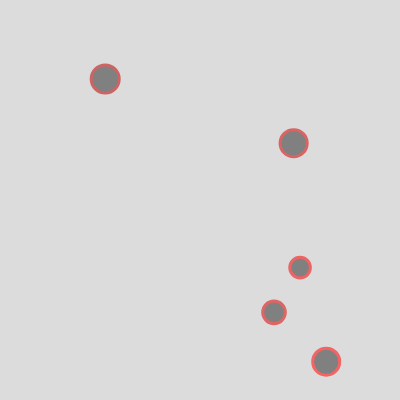
Frame 1 (no input)
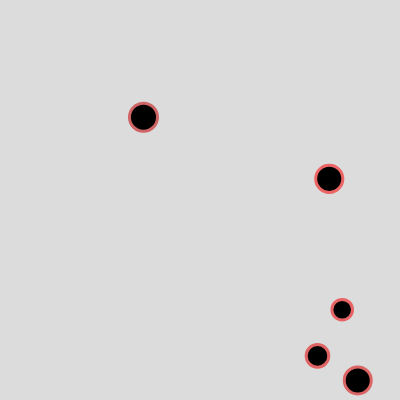
Frame 60 (no input)
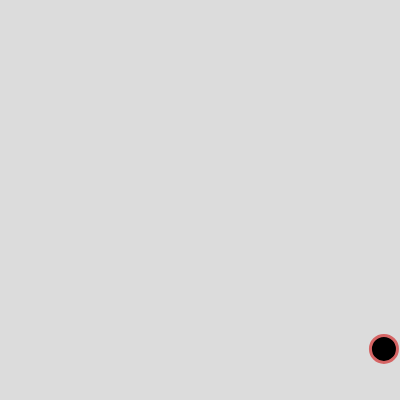
Frame 120 (the mouse pressed at the canvas centre since frame 60)

The p5.js sketch that drew these frames (run headless with seeded random() and noise() and a simulated clock; from frame 60 on, the mouse is pressed at the canvas centre):

// p5.js sketch
// ── sketch.js
// W6.4-3 DONE
// https://editor.p5js.org/benjamin.bergery/sketches/nFLHbUrSe

//Take Challenge and instead delete both balls when they come near each other. HINT: Beware of empty array positions! 

let bballs = [];

function setup() {
  createCanvas(400, 400);

  // fill array with new instances of Bball

  for (let indy = 0; indy < 5; indy++) {
    let bradius = random(10, 15);
    let bspeed = random(0.5, 1);
    let xstart = random(bradius, width - bradius);
    let ystart = random(bradius, height - bradius);
    bball = new Bball(xstart, ystart, bradius, bspeed);
    bballs.push(bball);
  }
}

function draw() {
  background(220);

  for (bball of bballs) {
    bball.bounceRandom();
    let gettingNear = false;
    for (let other of bballs) {
      if (bball !== other && bball.nearEnough(other)) {
        gettingNear = true;
        bballs.splice(bball,1);
        bballs.splice(other,1);
      }
    }
    
    // why after outer loop
    // not inner loop?
    if (gettingNear) {
      bball.changeColor('red');
    } else {
      bball.changeColor(0);
    }
  }
}

/*** CLASS ********************/

class Bball {
  constructor(x, y, r, bsp) {
    this.x = x;
    this.y = y;
    this.r = r;
    this.xsp = bsp; // xspeed
    this.ysp = bsp; // yspeed
    this.brightness = 128;
  }

  //*** new class functions ***//

  intersectsBool(other) {
    let d = dist(this.x, this.y, other.x, other.y);
    // return true;
    return this.r + other.r > d;
  }
  
  nearEnough(other) {
    let d = dist(this.x, this.y, other.x, other.y);
     // return false;
    return (this.r + other.r > d - 10);
  }

  changeColor(c) {
    this.brightness = c;
  }

  //*** old class functions ***//

  // meta function inside class
  bounceRandom() {
    this.move();
    this.show();
  }

  show() {
    stroke(random(200, 250), 100, 100);
    strokeWeight(3);
    // noFill();
    fill(this.brightness);
    ellipse(this.x, this.y, this.r * 2);
  }

  move() {
    // move ball
    this.x = this.x + this.xsp;
    this.y = this.y + this.ysp;
    //// bounce x
    if (this.x >= width - this.r || this.x <= 0 + this.r) {
      this.xsp = -this.xsp;
    }
    ////// bounce y
    if (this.y >= height - this.r || this.y <= 0 + this.r) {
      this.ysp = -this.ysp;
    }
  }
}

/*******************************/
// based on my previous exercise https://editor.p5js.org/benjamin.bergery/sketches/WUlFUTdMe

// clicked(mX, mY) {
//   let d = dist(this.x, this.y, mX, mY);
//   if (d < this.r) {
//     // ball clicked);
//     if (this.brightness == 0) {
//       this.brightness = 255;
//     } else {
//       this.brightness = 0;
//     }
//   }
// }

//*** change color ***//
// changeColor() {
//   if (this.brightness == 0) {
//     this.brightness = 255;
//   } else {
//     this.brightness = 0;
//   }
// }

/*** NOTES ********************/

// verbose
//if (d < this.r + other.r){
//    return true;
// }
// else { return false;}

// less verbose
//return = (d < this.r + other.r);

// Part 2.:
//Part 3: Take Challenge .A and instead delete both balls when they come near each other. HINT: Beware of empty array positions!
